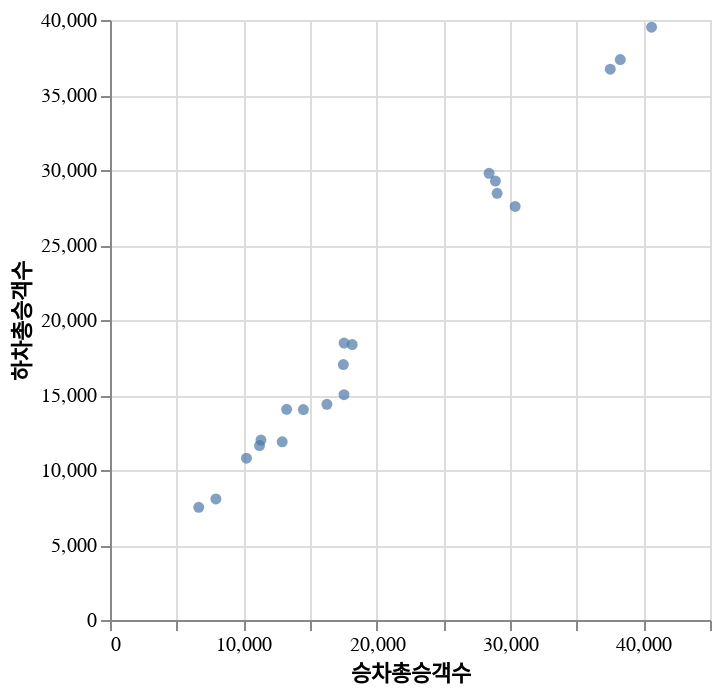

The notebook cell saved with this chart:
### Code cell
#@title Draw a scatterplot with a specific color scheme.
scatterplot_2 = alt.Chart(filtered_df).mark_circle().encode(
    x="승차총승객수:Q",
    y="하차총승객수:Q",
    # color=alt.Color(..., scale=...),
)

scatterplot_2.display()

### Figure 1 — Vega-Lite specification as saved in the notebook (floating-point values rounded to 4 significant figures)
{"config": {"view": {"continuousWidth": 300, "continuousHeight": 300}}, "data": {"name": "data-e1f2f8745d030274f64781cdb19f1d11"}, "mark": {"type": "circle"}, "encoding": {"x": {"field": "승차총승객수", "type": "quantitative"}, "y": {"field": "하차총승객수", "type": "quantitative"}}, "$schema": "https://vega.github.io/schema/vega-lite/v5.20.1.json", "datasets": {"data-e1f2f8745d030274f64781cdb19f1d11": [{"사용일자": 20241201, "노선명": "1호선", "역명": "종각", "승차총승객수": 16268, "하차총승객수": 14378, "등록일자": 20241204}, {"사용일자": 20241201, "노선명": "1호선", "역명": "시청", "승차총승객수": 12916, "하차총승객수": 11878, "등록일자": 20241204}, {"사용일자": 20241201, "노선명": "1호선", "역명": "서울역", "승차총승객수": 40617, "하차총승객수": 39523, "등록일자": 20241204}, {"사용일자": 20241201, "노선명": "2호선", "역명": "역삼", "승차총승객수": 13249, "하차총승객수": 14046, "등록일자": 20241204}, {"사용일자": 20241201, "노선명": "2호선", "역명": "선릉", "승차총승객수": 17550, "하차총승객수": 15021, "등록일자": 20241204}, {"사용일자": 20241201, "노선명": "2호선", "역명": "삼성(무역센터)", "승차총승객수": 30386, "하차총승객수": 27571, "등록일자": 20241204}, {"사용일자": 20241201, "노선명": "2호선", "역명": "종합운동장", "승차총승객수": 6654, "하차총승객수": 7510, "등록일자": 20241204}, {"사용일자": 20241201, "노선명": "2호선", "역명": "방배", "승차총승객수": 7941, "하차총승객수": 8070, "등록일자": 20241204}, {"사용일자": 20241201, "노선명": "2호선", "역명": "사당", "승차총승객수": 28429, "하차총승객수": 29778, "등록일자": 20241204}, {"사용일자": 20241201, "노선명": "2호선", "역명": "낙성대(강감찬)", "승차총승객수": 17558, "하차총승객수": 18461, "등록일자": 20241204}, {"사용일자": 20241201, "노선명": "2호선", "역명": "서울대입구(관악구청)", "승차총승객수": 28907, "하차총승객수": 29261, "등록일자": 20241204}, {"사용일자": 20241201, "노선명": "2호선", "역명": "봉천", "승차총승객수": 14502, "하차총승객수": 14031, "등록일자": 20241204}, {"사용일자": 20241201, "노선명": "2호선", "역명": "신림", "승차총승객수": 38271, "하차총승객수": 37360, "등록일자": 20241204}, {"사용일자": 20241201, "노선명": "2호선", "역명": "신대방", "승차총승객수": 17501, "하차총승객수": 17029, "등록일자": 20241204}, {"사용일자": 20241201, "노선명": "2호선", "역명": "구로디지털단지", "승차총승객수": 29034, "하차총승객수": 28449, "등록일자": 20241204}, {"사용일자": 20241201, "노선명": "2호선", "역명": "대림(구로구청)", "승차총승객수": 18166, "하차총승객수": 18365, "등록일자": 20241204}, {"사용일자": 20241201, "노선명": "2호선", "역명": "신도림", "승차총승객수": 37521, "하차총승객수": 36718, "등록일자": 20241204}, {"사용일자": 20241201, "노선명": "2호선", "역명": "문래", "승차총승객수": 11323, "하차총승객수": 11997, "등록일자": 20241204}, {"사용일자": 20241201, "노선명": "2호선", "역명": "영등포구청", "승차총승객수": 11214, "하차총승객수": 11633, "등록일자": 20241204}, {"사용일자": 20241201, "노선명": "2호선", "역명": "당산", "승차총승객수": 10235, "하차총승객수": 10784, "등록일자": 20241204}]}}
